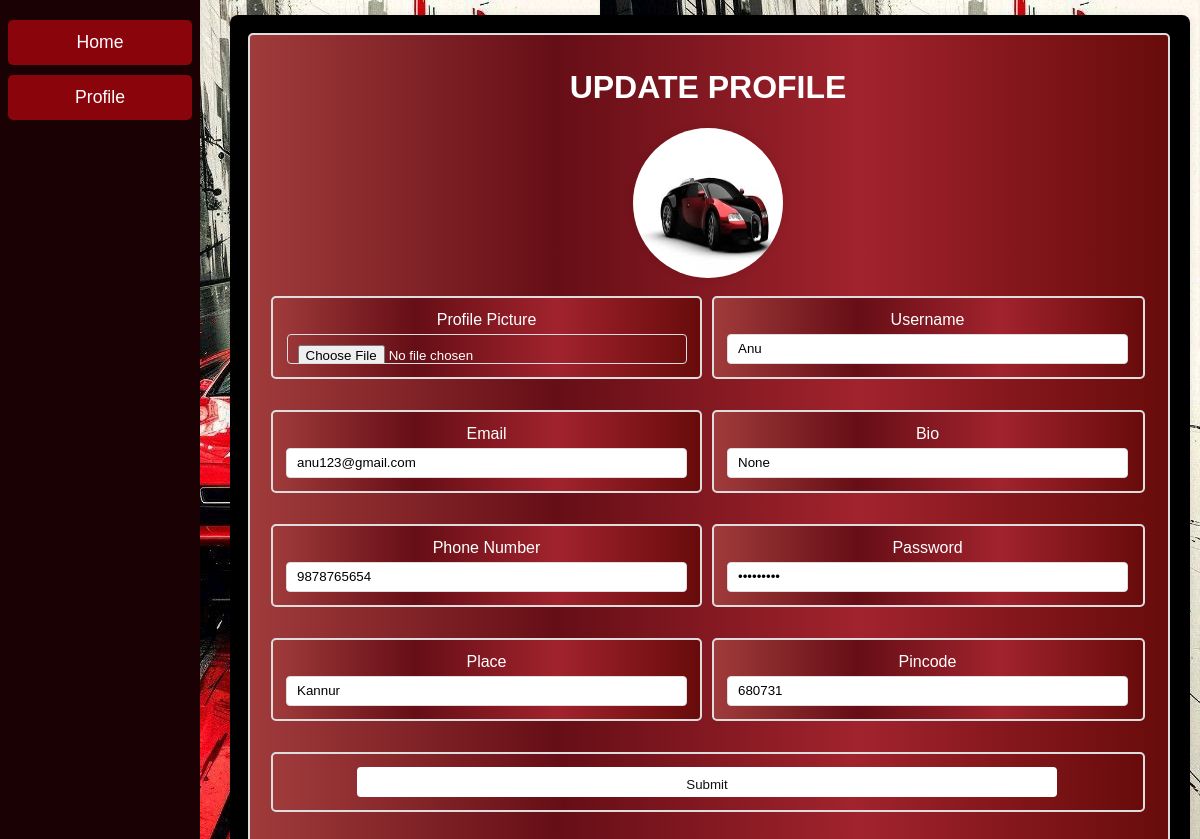
Screenshot of /updateprou/ (signed in) with the database file from the repository.
### CB_TARS/models.py (models this page shows, shortened)
class user(models.Model):
    username=models.CharField(max_length=50)
    email=models.EmailField(unique=True)
    phonenumber=models.IntegerField()
    password=models.CharField(max_length=50)
    place=models.CharField(max_length=50)
    pincode=models.IntegerField()
    image=models.ImageField(upload_to='images/')
    bio=models.CharField(max_length=100,blank=True,null=True)
    STATUS=(
        ('applied','Applied'),
        ('approved','Approved'),
        ('reject','Reject')
    )
    status=models.CharField(max_length=20,choices=STATUS,default='applied')
    otp = models.IntegerField(null=True, blank=True)  # Store OTP for verification

### CB_TARS/views.py (the view)
# urls.py: path('updateprou/',views.updateprou,name='updateprou'),
def updateprou(request):
    email=request.session['email']
    cr=user.objects.get(email=email)
    if request.method=="POST":
        bio=request.POST.get("bio")
        class1=models.user(bio=bio).save()
    if cr:
        user_info={'username':cr.username,'email':cr.email,'phonenumber':cr.phonenumber,'password':cr.password,'place':cr.place,'pincode':cr.pincode,'image':cr.image,'bio':cr.bio}
        return render(request,'updateprou.html',user_info)
    else:
        return render(request,'updateprou.html')

### CB_TARS/templates/updateprou.html (shortened to what this page needs)
{% load static %}
<!DOCTYPE html>
<html lang="en">
<head>
</head>
<body>
    <div class="sidebar">
        <a href="/home/">Home</a>
        <a href="/userprofile/">Profile</a>
    </div>
    <div class="main-content">
        <div class="container">
            <form method="post" action="/proupdateu/" enctype="multipart/form-data">
                <div class="form-group image-upload">
                    <h1>UPDATE PROFILE</h1>
                    <img src="{{image.url}}" alt="User Image" class="profile-image" height="150px" width="150px">
                    <div class="form-row">
                        <div class="form-group">
                            <label for="image">Profile Picture</label>
                            <input type="file" id="image" name="image" accept="image/*">
                        </div>
                        <div class="form-group">
                            <label for="username">Username</label>
                            <input type="text" id="username" name="username" value="{{username}}" required>
                        </div>
                    </div>
                    <div class="form-row">
                        <div class="form-group">
                            <label for="email">Email</label>
                            <input type="email" id="email" name="email" value="{{email}}" required>
                        </div>
                        <div class="form-group">
                            <label for="bio">Bio</label>
                            <input type="text" id="bio" name="bio" value="{{bio}}" required>
                        </div>
                    </div>
                    <div class="form-row">
                        <div class="form-group">
                            <label for="phonenumber">Phone Number</label>
                            <input type="number" id="phonenumber" name="phonenumber" value="{{phonenumber}}" required>
                        </div>
                        <div class="form-group">
                            <label for="password">Password</label>
                            <input type="password" id="password" name="password" value="{{password}}" required>
                        </div>
                    </div>
                    <div class="form-row">
                        <div class="form-group">
                            <label for="place">Place</label>
                            <input type="text" id="place" name="place" value="{{place}}" required>
                        </div>
                        <div class="form-group">
                            <label for="pincode">Pincode</label>
                            <input type="number" id="pincode" name="pincode" value="{{pincode}}" required>
                        </div>
                    </div>
                    <div class="form-row">
                        <div class="form-group">
                            <input type="submit" value="Submit">
                        </div>
                    </div>
                </form>
            </div>
        </div>
</body>
</html>

### rows the page displays
user: username "Anu", email "anu123@gmail.com", place "Kannur"
